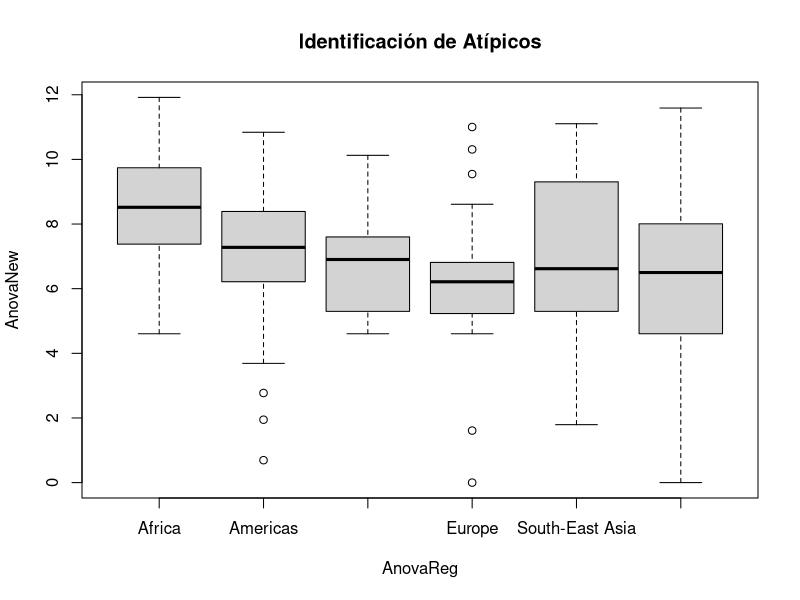

Generate this figure with R: (Note: this script raises an error after producing the figure.)

# ---------------------------------------------------------------------------------------
# MODELO ANOVA. 
# Variable Categórica Rexión (Reg).
# ---------------------------------------------------------------------------------------

# ---------------------------------------------------------------------------------------
# Comentarios:
#  - Temos un total de 6 grupos (6 valores da variable categórica Reg), cun número maior
#    a 10 observacións por grupo.
# ---------------------------------------------------------------------------------------

#  - Plantexamos o seguinte modelo ANOVA:
# ---------------------------------------------------------------------------------------
# log(NewHIV)= mu(Reg_1) + alpha_i + Erro
# ---------------------------------------------------------------------------------------

#Creamos un data.frame cos datos de interese
base <- na.omit(read.csv("BBDDHIV.csv",sep=";"))
dataReg=data.frame(CouCod=base$CouCod,AnovaReg=factor(base$Reg),AnovaNew=log(base$NewHIV))
par(mfrow=c(1,1))
plot(dataReg$AnovaReg, dataReg$AnovaNew, main = "Identificación de Atípicos", 
     xlab = "AnovaReg", ylab = "AnovaNew")

ggplot(dataReg, aes(x = AnovaReg, y = AnovaNew)) +
  geom_jitter(width = 0.2, height = 0, alpha = 0.6) + # Añade un poco de dispersión en el eje x para que los puntos no se superpongan
  labs(x = "Rexión", y = "Log(NewHIV)", title = "Diagrama de dispersión de log(NewHIV) por Rexión") +
  theme_minimal()

library(ggplot2)
library(dplyr) #paquete para manipular data.frames

#definimos a función que detecta atípicos
atipico <- function(x) {
  return(x < quantile(x, .25) - 1.5*IQR(x) | x > quantile(x, .75) + 1.5*IQR(x))
}

#orixinamos unha columna indicando cales son as observacións atípicas
dataReg <- dataReg %>%
  group_by(AnovaReg) %>%
  mutate(outlier = ifelse(atipico(AnovaNew), CouCod, NA))
 
#gráfico ilustrativo e identificativo
ggplot(dataReg, aes(x = AnovaReg, y = AnovaNew, colour = AnovaReg, shape = AnovaReg)) + 
  geom_boxplot(outlier.shape = NA) +
  geom_jitter() +
  geom_text(aes(label=outlier), na.rm=TRUE, hjust=-.5)+
  theme(legend.position="none")
#páxina de onde se sacou o código da idea
#https://www.r-bloggers.com/2022/08/how-to-label-outliers-in-boxplots-in-ggplot2/

#novo data.frame de datos
dataReg2 <- dataReg %>% filter(is.na(outlier))
#filtramos atípicos
dataReg2 <- dataReg2 %>%
  group_by(AnovaReg) %>%
  mutate(outlier = ifelse(atipico(AnovaNew), CouCod, NA))

#representamos os datos, vemos que volve a haber un atípico.
ggplot(dataReg2, aes(x = AnovaReg, y = AnovaNew, colour = AnovaReg, shape = AnovaReg)) + 
  geom_boxplot(outlier.shape = NA) +
  geom_jitter() +
  geom_text(aes(label=outlier), na.rm=TRUE, hjust=-.5)+
  theme(legend.position="none")

#definimos a nova base eliminado os atípicos
dataReg3 <- dataReg2 %>% filter(is.na(outlier))
#novos atípicos
dataReg3 <- dataReg3 %>%
  group_by(AnovaReg) %>%
  mutate(outlier = ifelse(atipico(AnovaNew), CouCod, NA))

#representamos, vemos que non hai atípicos
ggplot(dataReg3, aes(x = AnovaReg, y = AnovaNew, colour = AnovaReg, shape = AnovaReg)) + 
  geom_boxplot(outlier.shape = NA) +
  geom_jitter() +
  geom_text(aes(label=outlier), na.rm=TRUE, hjust=-.5)+
  theme(legend.position="none")

#Podemos esquecernos dos data frames base, dataReg e dataReg2. Por claridade chamaremos dataAnova.
dataAnova=dataReg3
rm(dataReg,dataReg2,dataReg3)

attach(dataAnova)


#Definimos o modelo anova
modAnovaReg<- lm(AnovaNew ~ AnovaReg)
#Visualizamos a información básica do modelo
summary(modAnovaReg)


#Comentarios: 
# Todos as medias son positivas e a maior delas é asociada ao primeiro grupo (Africa)
# por eso o resto de estimadores (das desviación respecto do grupo de referencia)
# son negativas.
# Nótese tamén que a meirande parte deles son significativamente distintos de cero.
# A que semella ter máis problemas é a do grupo de Asia, que significativamente
# non difire moito da de Africa (pero cualitativamente si).
#Nótese que a estimación da desviación é de 2.075 (relacionada coa suma da varianza intragrupal)

nReg=length(AnovaReg) #tamaño da mostra
IReg=length(levels(AnovaReg)) #cantidade de grupos
names=levels(AnovaReg) #os nomes dos grupos
mu_localReg <- tapply(AnovaNew, AnovaReg, mean) #calculamos as medias locais
n_localReg <- tapply(AnovaNew, AnovaReg, length) #calculamos o total de observacións por grupo



#Test F aplicado ao modelo ANOVA
anova(modAnovaReg) #si
# Comprobamos que o p-valor é moi pequeno, polo tanto rexeitamos H0 (de que as medias son todas iguais)
#Co test F comparamos dous modelos, na nula temos un modelo simplificado e na alternativa temos 
# o modelo complexo, onde teeriamos que hai duas medias polo menos diferentes (entre elas)

#Validación


# Realizar la prueba de Shapiro-Wilk para cada grupo

normalidad_residuos <- dataAnova %>%
  group_by(AnovaReg) %>%
  mutate(residuo = AnovaNew - mu_localReg[AnovaReg] ) %>%# Calcular los residuos
  summarise(p_value = shapiro.test(residuo)$p.value, .groups = "drop")
# Prueba de Shapiro-Wilk para los residuos

# Ver resultados
print(normalidad_residuos)
#Observamos que a un nivel de 0.05 o grupo de Europa non segue a normalidade.

#O total dos datos non segue unha distribución normal !!!!
resultado_shapiro <- shapiro.test(dataAnova$AnovaNew)

# Ver los resultados
print(resultado_shapiro)

#Eliminamos o grupo de Europa
table(dataAnova$AnovaReg)
dataAnova=dataAnova[!(dataAnova$AnovaReg%in% c("Europe" )),]
dataAnova$AnovaReg <- droplevels(dataAnova$AnovaReg)
table(dataAnova$AnovaReg)

#Repetimos o modelo


#gráfico ilustrativo e identificativo
ggplot(dataAnova, aes(x = AnovaReg, y = AnovaNew, colour = AnovaReg, shape = AnovaReg)) + 
  geom_boxplot(outlier.shape = NA) +
  geom_jitter() +
  geom_text(aes(label=outlier), na.rm=TRUE, hjust=-.5)+
  theme(legend.position="none")

#Definimos o modelo anova

modAnovaReg2<- lm(dataAnova$AnovaNew ~ dataAnova$AnovaReg)
#Visualizamos a información básica do modelo
summary(modAnovaReg2)
attach(dataAnova)

#Comentarios: 
# Todos as medias son positivas e a maior delas é asociada ao primeiro grupo (Africa)
# por eso o resto de estimadores (das desviación respecto do grupo de referencia)
# son negativas.
# Nótese tamén que a meirande parte deles son significativamente distintos de cero.
# A que semella ter máis problemas é a do grupo de Asia, que significativamente
# non difire moito da de Africa (pero cualitativamente si).
#Nótese que a estimación da desviación é de 2.075 (relacionada coa suma da varianza intragrupal)

nReg=length(AnovaReg) #tamaño da mostra
IReg=length(levels(AnovaReg)) #cantidade de grupos
names=levels(AnovaReg) #os nomes dos grupos
mu_localReg <- tapply(AnovaNew, AnovaReg, mean) #calculamos as medias locais
n_localReg <- tapply(AnovaNew, AnovaReg, length) #calculamos o total de observacións por grupo







#Test F aplicado ao modelo ANOVA
anova(modAnovaReg2) #si
# Comprobamos que o p-valor bastante pequeno, polo tanto rexeitamos H0 (de que as medias son todas iguais)
#Co test F comparamos dous modelos, na nula temos un modelo simplificado e na alternativa temos 
# o modelo complexo, onde teeriamos que hai duas medias polo menos diferentes (entre elas)


#Volvemos a validar
#Validación


# Realizar la prueba de Shapiro-Wilk para cada grupo
normalidad_residuos <- dataAnova %>%
  group_by(AnovaReg) %>%
  mutate(residuo = AnovaNew - mu_localReg[AnovaReg] ) %>%# Calcular los residuos
  summarise(p_value = shapiro.test(residuo)$p.value, .groups = "drop")
# Ver resultados
print(normalidad_residuos)
#Observamos que a un nivel de 0.05 o grupo de Europa non segue a normalidade.

#O total dos datos non segue unha distribución normal !!!!
resultado_shapiro <- shapiro.test(dataAnova$AnovaNew)

# Ver los resultados
print(resultado_shapiro)


library(ggplot2)
ggplot( data.frame(resid = residuals(modAnovaReg2)), aes(sample = resid)) +
  stat_qq() +
  stat_qq_line()


leveneTest(AnovaNew ~ AnovaReg, data = dataAnova)

#Valor p: 0.01208. Este valor es menor que 0.05, lo que sugiere que rechazas la 
#hipótesis nula de que las varianzas son homogéneas entre los grupos.	
#Interpretación: Las varianzas entre los grupos son significativamente diferentes, 
#lo que indica una violación del supuesto de homogeneidad de varianzas.




##Comparacións múltiples
#Bonferroni

#install.packages("ggplot2")
library(ggplot2)

ni=n_localReg
bar.y=mean(AnovaNew)
bar.yi=mu_localReg
sumres <- sum((AnovaNew - unlist(bar.yi[AnovaReg]))^2)
dt2.bar=sumres/(nReg-IReg)
dt.bar=sqrt(dt2.bar)

k=IReg*(IReg-1)/2
alpha=0.95
qtb=qt(1-alpha/(2*k),nReg-IReg)
Bonferroni=data.frame(center=rep(0,k),left=rep(0,k),right=rep(0,k))
z=1; ww=rep(0,k);
for (i in 1:IReg){
  for (j in i:IReg){
    if (i!=j){
      ww[z]=paste0("(",names[i],"-",names[j],")");
      Bonferroni$center[z]=(bar.yi[i]-bar.yi[j]);
      error=qtb*(dt.bar*sqrt(1/ni[i]+1/ni[j]));
      Bonferroni$left[z]=Bonferroni$center[z]-error;
      Bonferroni$right[z]=Bonferroni$center[z]+error;
      Bonferroni$p.value[z]=round(2*pt(abs(Bonferroni$center[z])/((dt.bar*sqrt(1/ni[j]+1/ni[i]))),nReg-IReg,lower.tail=FALSE),6)
      z=z+1;
    }
  }
}
rownames(Bonferroni)=ww

ggplot(Bonferroni, aes(y = rownames(Bonferroni), x = center,xmax=max(right)+1)) +
  geom_point(aes(color = "gold4"), size = 3) +  # Puntos azules
  geom_segment(aes(x = left, xend = right, y = rownames(Bonferroni), color = "slateblue"), size = 1) +  # Barras de intervalo suaves
  geom_point(aes(x = left), shape = 21, size = 3, fill = "white", color = "slateblue2") +  # Puntos al final izquierdo
  geom_point(aes(x = right), shape = 21, size = 3, fill = "white", color = "slateblue2") +  # Puntos al final derecho
  geom_text(aes(x = max(right) + 0.5, label = round(p.value,3)), hjust = 0, vjust = 0, size = 3) +  # Texto con p.adjust
  labs(
    title = "Intervalos de Confianza Axustados por Bonferroni",
    x = "Estimación", 
    y = "Comparacións"
  ) +
  geom_vline(xintercept = 0, color = "black", linetype = "dashed", size = 0.15) +
  theme_minimal() +
  theme(legend.position = "none" )  # Ajustamos las etiquetas del eje y y eliminamos la leyenda

##Comparacións múltiples
#Tukey
TukeyHSD(aov(modAnovaReg))
qtt=qtukey(1-alpha,IReg,nReg-IReg)
Tukey=data.frame(center=rep(0,k),left=rep(0,k),right=rep(0,k),p.adjust=rep(0,k))
z=1; ww=rep(0,k)
for (i in 1:IReg){
  for (j in i:IReg){
    if (i!=j){
      ww[z]=paste0("(",names[i],"-",names[j],")");
      Tukey$center[z]=bar.yi[i]-bar.yi[j];
      error=(qtt/sqrt(2))*(dt.bar*sqrt(1/ni[i]+1/ni[j]))
      Tukey$left[z]=Tukey$center[z]-error;
      Tukey$right[z]=Tukey$center[z]+error;
      Tukey$p.adjust[z]=round(ptukey(abs(Tukey$center[z])/((dt.bar*sqrt(1/ni[j]+1/ni[i]))/sqrt(2)),IReg,nReg-IReg,lower.tail=FALSE),6)
      z=z+1;
    }
  }
}
rownames(Tukey)=ww


ggplot(Tukey, aes(y = rownames(Tukey), x = center,xmax=max(right)+1)) +
  geom_point(aes(color = "gold4"), size = 3) +  # Puntos azules
  geom_segment(aes(x = left, xend = right, y = rownames(Tukey), color = "slateblue"), size = 1) +  # Barras de intervalo suaves
  geom_point(aes(x = left), shape = 21, size = 3, fill = "white", color = "slateblue2") +  # Puntos al final izquierdo
  geom_point(aes(x = right), shape = 21, size = 3, fill = "white", color = "slateblue2") +  # Puntos al final derecho
  geom_text(aes(x = max(right) + 0.5, label = round(p.adjust,3)), hjust = 0, vjust = 0, size = 3) +  # Texto con p.adjust
  labs(
    title = "Intervalos de Confianza Axustados por Tukey",
    x = "Estimación", 
    y = "Comparacións"
  ) +
  geom_vline(xintercept = 0, color = "black", linetype = "dashed", size = 0.15) +
  theme_minimal() +
  theme(legend.position = "none" )  # Ajustamos las etiquetas del eje y y eliminamos la leyenda






# ---------------------------------------------------------------------------------------
# MODELO ANOVA. 
# Variable Categórica Relixión (Rel).
# ---------------------------------------------------------------------------------------
dataRel=data.frame(CouCod=base$CouCod,AnovaRel=factor(base$Rel),AnovaNew=log(base$NewHIV))
attach(dataRel)
table(dataRel$AnovaRel)
levels(dataRel$AnovaRel)[levels(dataRel$AnovaRel) %in% c("Buddhism", "Shinto / Buddhism")] <- "Buddhism"
levels(dataRel$AnovaRel)[levels(dataRel$AnovaRel) %in% c("Christianity / Islam", "Christianity")] <- "Christianity"
dataRel=dataRel[!(dataRel$AnovaRel%in% c("Hinduism",  "None (51%)" ,"Judaism" )),]
dataRel$AnovaRel <- droplevels(dataRel$AnovaRel )
table(dataRel$AnovaRel)



#orixinamos unha columna indicando cales son as observacións atípicas
dataRel <- dataRel %>%
  group_by(AnovaRel) %>%
  mutate(outlier = ifelse(atipico(AnovaNew), CouCod, NA))

#gráfico ilustrativo e identificativo
ggplot(dataRel, aes(x = AnovaRel, y = AnovaNew, colour = AnovaRel, shape = AnovaRel)) + 
  geom_boxplot(outlier.shape = NA) +
  geom_jitter() +
  geom_text(aes(label=outlier), na.rm=TRUE, hjust=-.5)+
  theme(legend.position="none")

#novo data.frame de datos
dataRel2 <- dataRel %>% filter(is.na(outlier))
#filtramos atípicos
dataRel2 <- dataRel2 %>%
  group_by(AnovaRel) %>%
  mutate(outlier = ifelse(atipico(AnovaNew), CouCod, NA))

#representamos os datos, vemos que volve a haber un atípico.
ggplot(dataRel2, aes(x = AnovaRel, y = AnovaNew, colour = AnovaRel, shape = AnovaRel)) + 
  geom_boxplot(outlier.shape = NA) +
  geom_jitter() +
  geom_text(aes(label=outlier), na.rm=TRUE, hjust=-.5)+
  theme(legend.position="none")



#Modelo ANOVA
modAnovaRel=lm(dataRel2$AnovaNew ~ dataRel2$AnovaRel)
summary(modAnovaRel)

#Datos para construir cousas
nRel=length(dataRel$AnovaRel); nRel
IRel=length(levels(dataRel$AnovaRel));IRel
mu_localRel <- tapply(dataRel$AnovaNew, dataRel$AnovaRel, mean);mu_localRel
n_localReg <- tapply(dataRel$AnovaNew, dataRel$AnovaRel, length);n_localReg 


anova(modAnovaRel) #si
TukeyHSD(aov(modAnovaRel)) #Todas son iguais.

step(modAnovaRel) #É mellor quedarse cun modelo sen desviacións por grupos.e
